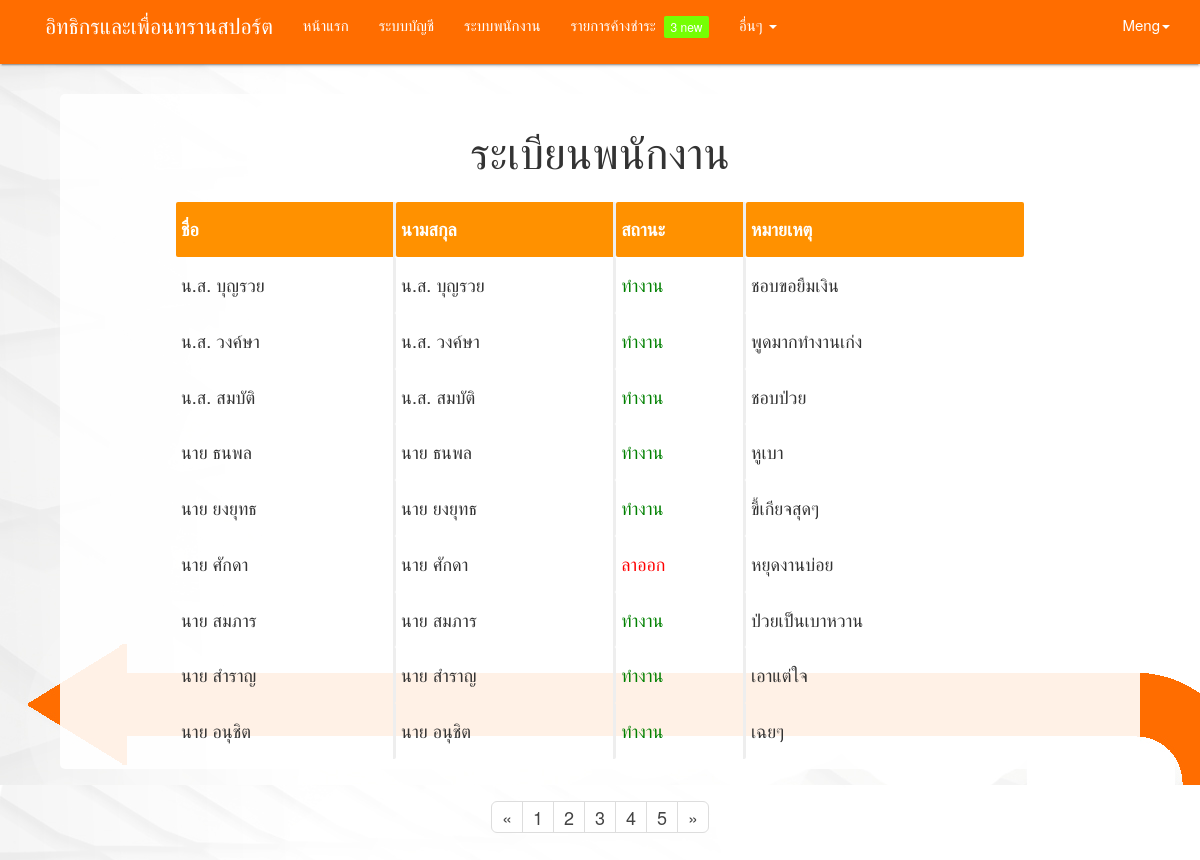
/employee/employee-record.php (signed in), run on the app's committed database.
### tables this page shows
CREATE TABLE `employee` (
  `personal_id` char(50) NOT NULL,
  `id_emp` char(7) NOT NULL,
  `name_emp` varchar(50) NOT NULL,
  `lastname_emp` varchar(50) DEFAULT NULL,
  `birth_emp` date DEFAULT NULL,
  `address` varchar(150) DEFAULT NULL,
  `type_emp` int(1) NOT NULL,
  `conductor_licence_no` varchar(20) DEFAULT NULL,
  `expire_date` date DEFAULT NULL,
  `tel` varchar(15) DEFAULT NULL,
  `note` varchar(150) DEFAULT NULL,
  `status` int(1) DEFAULT NULL
);

### employee/employee-record.php (the view, shortened to what this page needs)
<!DOCTYPE html>
  <html>
    <head>
    </head>
    <body style="background:url(../direct-inverse.jpg);font-size: 120%;">
    <?php include ('../menu.php'); ?>
    <div style="background-color: rgba(255,255,255,0.9); width: 90%; height:auto; border-radius: 5px; display:block; margin: 30px auto; padding: 10px; min-height: 650px;">
      <h3 style="text-align: center;">ระเบียนพนักงาน</h3>
      <div style="display: block; margin: auto; width: 80%;">
        <table class="highlight" style="padding-top: 10px;width: 100%;border-collapse: inherit;">
          <thead style="color:#FFF">
            <tr>
              <th>ชื่อ</th>
              <th>นามสกุล</th>
              <th>สถานะ</th>
              <th>หมายเหตุ</th>
            </tr>
          </thead>
      <?php
echo fetch_data();
       ?>
  </table>
</div>
</div>
<div class="footer">
<nav aria-label="Page navigation" style="background-color: transparent;box-shadow: none">
<ul class="pagination pagination pagination-lg">
    <li>
      <a href="#" aria-label="Previous">
        <span aria-hidden="true">&laquo;</span>
      </a>
    </li>
    <li><a href="#">1</a></li>
    <li><a href="#">2</a></li>
    <li><a href="#">3</a></li>
    <li><a href="#">4</a></li>
    <li><a href="#">5</a></li>
    <li>
      <a href="#" aria-label="Next">
        <span aria-hidden="true">&raquo;</span>
      </a>
    </li>
  </ul>
</nav>
</div>
    </body>
</html>
<?php
function fetch_data(){
    $servername = "localhost";
    $username = "root";
    $password = "";
    $dbname = "mbus_database";
    $output = '';
    $status ='';
    $connect = mysqli_connect($servername,$username, $password,$dbname);
    $sql_data = "SELECT employee.name_emp , employee.lastname_emp, employee.note , employee.status
                 FROM  employee
                 ORDER BY employee.name_emp
                 ";
    $result_data = mysqli_query($connect, $sql_data);
    while($row = mysqli_fetch_array($result_data)){
      if($row["status"] == 1){
           $status ='<td style = "color:green">'."ทำงาน".'</td>';
      }else if($row["status"] == 0){
           $status ='<td style = "color:red">'."ลาออก".'</td>';
        }
      $output .= '<tr>
                          <td>'.$row["name_emp"].'</td>
                          <td>'.$row["name_emp"].'</td>
                          '.$status.'
                          <td>'.$row["note"].'</td>
                  </tr>';
       }
       return $output;
}
 ?>

### employee/employee-record.php (style rules this page uses)
th:not(:last-child),td:not(:last-child) { border-right:inset; }
.footer { position: absolute; right: 0; bottom: 0; left: 0; padding: 1rem; text-align: center; }
th { border-bottom:inset; background-color: #ff9100 ; }

### data on the page
employee: name_emp "น.ส. บุญรวย", note "ชอบขอยืมเงิน"
employee: name_emp "น.ส. วงค์ษา", note "พูดมากทำงานเก่ง"
employee: name_emp "น.ส. สมบัติ", note "ชอบป่วย"
employee: name_emp "นาย ธนพล", note "หูเบา"
employee: name_emp "นาย ยงยุทธ", note "ขี้เกียจสุดๆ"
employee: name_emp "นาย ศักดา", note "หยุดงานบ่อย"
employee: name_emp "นาย สมภาร", note "ป่วยเป็นเบาหวาน"
employee: name_emp "นาย สำราญ", note "เอาแต่ใจ"
employee: name_emp "นาย อนุชิต", note "เฉยๆ"

### other printed values
$_SESSION["username"] "Meng"
